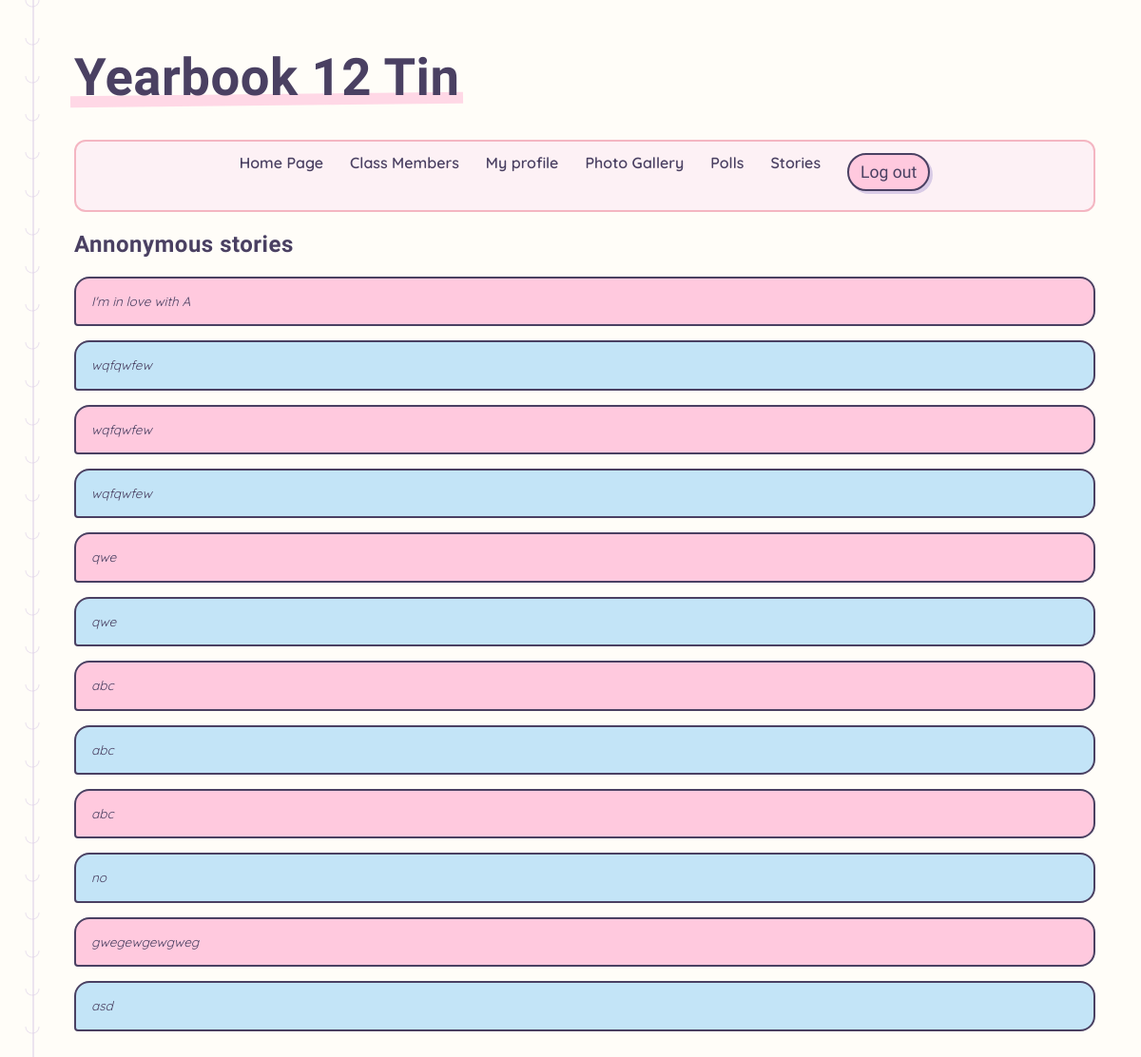
Screenshot of /stories.php (signed in) with the database file from the repository.
### tables this page shows
CREATE TABLE `questions` (
  `id` int(11) NOT NULL,
  `user_id` int(11) NOT NULL,
  `question` varchar(200) NOT NULL,
  `answer` text NOT NULL
);

### core.inc.php (the view, shortened to what this page needs)
<?php
function log_out(){
	echo '<form action="" method="POST">
		<input type="submit" class="submit-btn-small" name="logout" value="Log out"></form>';
}
function show_user_stories($con,$user_id){
	$select = "SELECT * FROM questions WHERE user_id='".mysqli_real_escape_string($con,$user_id)."' ";
	$run = mysqli_query($con,$select);
	if($user_id<1){
		echo '<h2>Annonymous stories</h2>';
	}else{
		echo '<h2>Q&A</h2>';
	}
	if(mysqli_num_rows($run)<1){
		echo '<p>Nothing to show yet.</p>';
	}else{
		while($row = mysqli_fetch_assoc($run)){
			$question = $row['question'];
			$answer = $row['answer'];
			if($user_id<1){
				echo '<div class="bubble">
						<p><i>'.htmlspecialchars($answer ?? '').'</i></p>
					  </div>';
			}else{
				echo '<div class="card story">
						<h3>'.htmlspecialchars($question ?? '').'</h3>
						<p><i>'.htmlspecialchars($answer ?? '').'</i></p>
					  </div>';
			}
		}
	}
}
?>

### main.css (style rules this page uses)
:root { --paper:#fffdf8; --line: #e3d9e8; --pink: #ffc9de; --pink-deep: #ff9ec7; --blue: #c3e4f7; --blue-deep: #8fcdef; --ink: #4a4062; --ink-soft: #7a7191; --ring: #d9cbe6; }
* { box-sizing: border-box; }
figure, hgroup, p { margin:0; }
body { margin: 0; font-family: 'Quicksand', sans-serif; color: var(--ink); background: repeating-linear-gradient( var(--paper) 0px, var(--paper) 34px, var(--line) 35 ); background-color: var(--paper); }
h1, h2, h3, .hand { font-family: 'Patrick Hand', cursive; letter-spacing: .5px; }
form { font-weight: 600; font-size: .92rem; margin-bottom: 8px; }
.bubble { margin-bottom: 15px; position: relative; background: var(--blue); border: 2px solid var(--ink); border-radius: 16px 16px 16px 4px; padding: 14px 16px; font-size: .85rem; line-height: 1.5; }
.bubble:nth-child(2n) { background: var(--pink); }
.submit-btn-small { font-family: 'Patrick Hand', cursive; font-size: 1.1rem; background: var(--pink); border: 2px solid var(--ink); border-radius: 999px; padding: 8px 12px; cursor: pointer; box-shadow: 3px 3px 0 var(--ring); color: var(--ink); transition: transform .15s ease, background .15s ease; }

### rows the page displays
questions: answer "I'm in love with A"
questions: answer "wqfqwfew"
questions: answer "wqfqwfew"
questions: answer "wqfqwfew"
questions: answer "qwe"
questions: answer "qwe"
questions: answer "abc"
questions: answer "abc"
questions: answer "abc"
questions: answer "no"
questions: answer "gwegewgewgweg"
questions: answer "asd"

### other values shown
$_SESSION['class'] "12 Tin"
